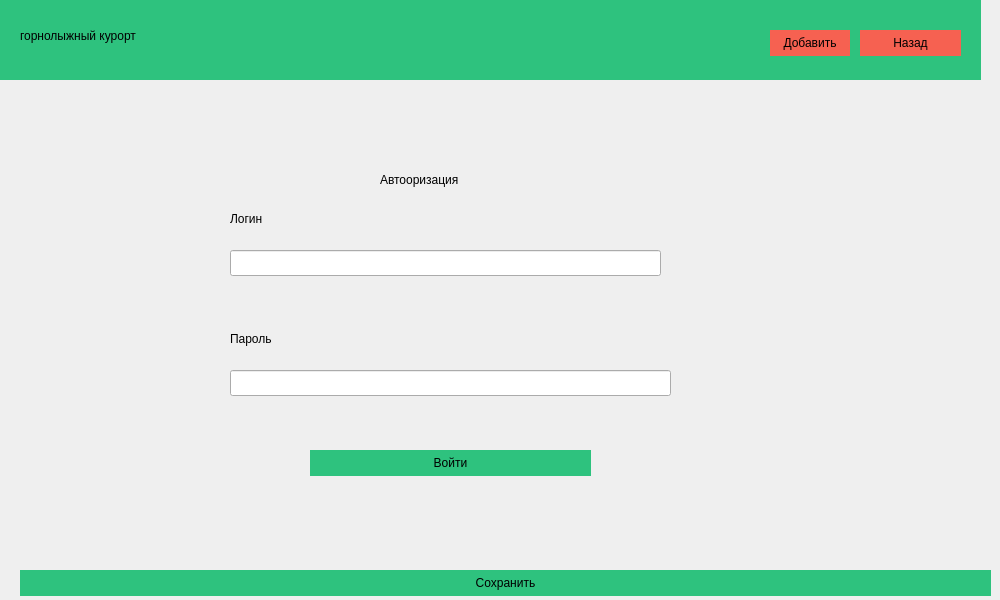
<?xml version="1.0" encoding="UTF-8"?>
<ui version="4.0">
 <class>Dialog</class>
 <widget class="QDialog" name="Dialog">
  <property name="geometry">
   <rect>
    <x>0</x>
    <y>0</y>
    <width>1000</width>
    <height>600</height>
   </rect>
  </property>
  <property name="minimumSize">
   <size>
    <width>1000</width>
    <height>600</height>
   </size>
  </property>
  <property name="windowTitle">
   <string>Dialog</string>
  </property>
  <property name="styleSheet">
   <string notr="true">QPushButton{
background-color:rgb(5, 150, 255);
color:rgb(255 255, 255);
border: 0px;
}
QWidget
{font:&quot;Comic Sans MS&quot;;}</string>
  </property>
  <widget class="QStackedWidget" name="stackedWidget">
   <property name="geometry">
    <rect>
     <x>-20</x>
     <y>90</y>
     <width>1011</width>
     <height>431</height>
    </rect>
   </property>
   <property name="currentIndex">
    <number>5</number>
   </property>
   <widget class="QWidget" name="manager">
    <widget class="QLabel" name="label_15">
     <property name="geometry">
      <rect>
       <x>500</x>
       <y>70</y>
       <width>121</width>
       <height>18</height>
      </rect>
     </property>
     <property name="text">
      <string>Админ</string>
     </property>
    </widget>
    <widget class="QTableWidget" name="tableWidget">
     <property name="geometry">
      <rect>
       <x>45</x>
       <y>101</y>
       <width>971</width>
       <height>411</height>
      </rect>
     </property>
    </widget>
   </widget>
   <widget class="QWidget" name="operator_2">
    <widget class="QLabel" name="label_16">
     <property name="geometry">
      <rect>
       <x>460</x>
       <y>40</y>
       <width>141</width>
       <height>20</height>
      </rect>
     </property>
     <property name="text">
      <string>Оператор</string>
     </property>
    </widget>
    <widget class="QTableWidget" name="tableWidget_4">
     <property name="geometry">
      <rect>
       <x>65</x>
       <y>91</y>
       <width>941</width>
       <height>371</height>
      </rect>
     </property>
    </widget>
   </widget>
   <widget class="QWidget" name="zakazchik">
    <widget class="QLabel" name="label_17">
     <property name="geometry">
      <rect>
       <x>460</x>
       <y>30</y>
       <width>58</width>
       <height>18</height>
      </rect>
     </property>
     <property name="text">
      <string>Клиент</string>
     </property>
    </widget>
    <widget class="QTableWidget" name="tableWidget_2">
     <property name="geometry">
      <rect>
       <x>45</x>
       <y>51</y>
       <width>981</width>
       <height>461</height>
      </rect>
     </property>
    </widget>
   </widget>
   <widget class="QWidget" name="master">
    <widget class="QTableWidget" name="tableWidget_3">
     <property name="geometry">
      <rect>
       <x>50</x>
       <y>70</y>
       <width>981</width>
       <height>441</height>
      </rect>
     </property>
    </widget>
    <widget class="QLabel" name="label_18">
     <property name="geometry">
      <rect>
       <x>490</x>
       <y>40</y>
       <width>81</width>
       <height>18</height>
      </rect>
     </property>
     <property name="text">
      <string>Консультант</string>
     </property>
    </widget>
    <widget class="QWidget" name="widget" native="true">
     <property name="geometry">
      <rect>
       <x>60</x>
       <y>0</y>
       <width>961</width>
       <height>31</height>
      </rect>
     </property>
    </widget>
   </widget>
   <widget class="QWidget" name="Addrequests">
    <widget class="QLabel" name="label_5">
     <property name="geometry">
      <rect>
       <x>350</x>
       <y>80</y>
       <width>81</width>
       <height>20</height>
      </rect>
     </property>
     <property name="text">
      <string>Дата начала</string>
     </property>
    </widget>
    <widget class="QLabel" name="label_6">
     <property name="geometry">
      <rect>
       <x>580</x>
       <y>80</y>
       <width>111</width>
       <height>18</height>
      </rect>
     </property>
     <property name="text">
      <string>Заявка</string>
     </property>
    </widget>
    <widget class="QLabel" name="label_7">
     <property name="geometry">
      <rect>
       <x>340</x>
       <y>150</y>
       <width>121</width>
       <height>18</height>
      </rect>
     </property>
     <property name="text">
      <string>Статус заявки</string>
     </property>
    </widget>
    <widget class="QLabel" name="label_8">
     <property name="geometry">
      <rect>
       <x>560</x>
       <y>150</y>
       <width>181</width>
       <height>18</height>
      </rect>
     </property>
     <property name="text">
      <string>Дата закрытия</string>
     </property>
    </widget>
    <widget class="QLabel" name="label_9">
     <property name="geometry">
      <rect>
       <x>330</x>
       <y>210</y>
       <width>121</width>
       <height>20</height>
      </rect>
     </property>
     <property name="text">
      <string>Номер консультанта</string>
     </property>
    </widget>
    <widget class="QLabel" name="label_11">
     <property name="geometry">
      <rect>
       <x>340</x>
       <y>260</y>
       <width>101</width>
       <height>18</height>
      </rect>
     </property>
     <property name="text">
      <string>Номер клиента</string>
     </property>
    </widget>
    <widget class="QLabel" name="label_12">
     <property name="geometry">
      <rect>
       <x>580</x>
       <y>260</y>
       <width>111</width>
       <height>18</height>
      </rect>
     </property>
     <property name="text">
      <string>код клиента</string>
     </property>
    </widget>
    <widget class="QLabel" name="label_13">
     <property name="geometry">
      <rect>
       <x>340</x>
       <y>330</y>
       <width>131</width>
       <height>18</height>
      </rect>
     </property>
     <property name="text">
      <string>время заказа</string>
     </property>
    </widget>
    <widget class="QLabel" name="label_14">
     <property name="geometry">
      <rect>
       <x>560</x>
       <y>330</y>
       <width>141</width>
       <height>18</height>
      </rect>
     </property>
     <property name="text">
      <string>Время в минутах</string>
     </property>
    </widget>
    <widget class="QLineEdit" name="lineEdit_3">
     <property name="geometry">
      <rect>
       <x>330</x>
       <y>110</y>
       <width>113</width>
       <height>26</height>
      </rect>
     </property>
    </widget>
    <widget class="QLineEdit" name="lineEdit_4">
     <property name="geometry">
      <rect>
       <x>560</x>
       <y>110</y>
       <width>113</width>
       <height>26</height>
      </rect>
     </property>
    </widget>
    <widget class="QLineEdit" name="lineEdit_5">
     <property name="geometry">
      <rect>
       <x>330</x>
       <y>180</y>
       <width>113</width>
       <height>26</height>
      </rect>
     </property>
    </widget>
    <widget class="QLineEdit" name="lineEdit_6">
     <property name="geometry">
      <rect>
       <x>560</x>
       <y>180</y>
       <width>113</width>
       <height>26</height>
      </rect>
     </property>
    </widget>
    <widget class="QLineEdit" name="lineEdit_7">
     <property name="geometry">
      <rect>
       <x>330</x>
       <y>230</y>
       <width>113</width>
       <height>26</height>
      </rect>
     </property>
    </widget>
    <widget class="QLineEdit" name="lineEdit_9">
     <property name="geometry">
      <rect>
       <x>330</x>
       <y>290</y>
       <width>113</width>
       <height>26</height>
      </rect>
     </property>
    </widget>
    <widget class="QLineEdit" name="lineEdit_10">
     <property name="geometry">
      <rect>
       <x>560</x>
       <y>290</y>
       <width>113</width>
       <height>26</height>
      </rect>
     </property>
    </widget>
    <widget class="QLineEdit" name="lineEdit_11">
     <property name="geometry">
      <rect>
       <x>330</x>
       <y>360</y>
       <width>113</width>
       <height>26</height>
      </rect>
     </property>
    </widget>
    <widget class="QLineEdit" name="lineEdit_12">
     <property name="geometry">
      <rect>
       <x>560</x>
       <y>360</y>
       <width>113</width>
       <height>26</height>
      </rect>
     </property>
    </widget>
   </widget>
   <widget class="QWidget" name="Avtarisation">
    <widget class="QLabel" name="label">
     <property name="geometry">
      <rect>
       <x>400</x>
       <y>80</y>
       <width>171</width>
       <height>20</height>
      </rect>
     </property>
     <property name="text">
      <string>Автооризация </string>
     </property>
    </widget>
    <widget class="QLabel" name="label_2">
     <property name="geometry">
      <rect>
       <x>250</x>
       <y>120</y>
       <width>58</width>
       <height>18</height>
      </rect>
     </property>
     <property name="text">
      <string>Логин</string>
     </property>
    </widget>
    <widget class="QLabel" name="label_3">
     <property name="geometry">
      <rect>
       <x>250</x>
       <y>240</y>
       <width>58</width>
       <height>18</height>
      </rect>
     </property>
     <property name="text">
      <string>Пароль</string>
     </property>
    </widget>
    <widget class="QLineEdit" name="lineEdit">
     <property name="geometry">
      <rect>
       <x>250</x>
       <y>160</y>
       <width>431</width>
       <height>26</height>
      </rect>
     </property>
    </widget>
    <widget class="QLineEdit" name="lineEdit_2">
     <property name="geometry">
      <rect>
       <x>250</x>
       <y>280</y>
       <width>441</width>
       <height>26</height>
      </rect>
     </property>
     <property name="echoMode">
      <enum>QLineEdit::Password</enum>
     </property>
    </widget>
    <widget class="QPushButton" name="pushButton">
     <property name="geometry">
      <rect>
       <x>330</x>
       <y>360</y>
       <width>281</width>
       <height>26</height>
      </rect>
     </property>
     <property name="styleSheet">
      <string notr="true">background-color: rgb(46, 194, 126);</string>
     </property>
     <property name="text">
      <string>Войти</string>
     </property>
    </widget>
    <widget class="QLabel" name="error">
     <property name="geometry">
      <rect>
       <x>30</x>
       <y>400</y>
       <width>991</width>
       <height>20</height>
      </rect>
     </property>
     <property name="styleSheet">
      <string notr="true">color:rgb(224, 27, 36)</string>
     </property>
     <property name="text">
      <string/>
     </property>
    </widget>
   </widget>
  </widget>
  <widget class="QPushButton" name="saveButton">
   <property name="geometry">
    <rect>
     <x>20</x>
     <y>570</y>
     <width>971</width>
     <height>26</height>
    </rect>
   </property>
   <property name="styleSheet">
    <string notr="true">background-color: rgb(46, 194, 126);</string>
   </property>
   <property name="text">
    <string>Сохранить</string>
   </property>
  </widget>
  <widget class="QWidget" name="widget_2" native="true">
   <property name="geometry">
    <rect>
     <x>0</x>
     <y>0</y>
     <width>981</width>
     <height>80</height>
    </rect>
   </property>
   <property name="styleSheet">
    <string notr="true">background-color: rgb(46, 194, 126);</string>
   </property>
   <widget class="QLabel" name="label_19">
    <property name="geometry">
     <rect>
      <x>170</x>
      <y>30</y>
      <width>291</width>
      <height>18</height>
     </rect>
    </property>
    <property name="text">
     <string/>
    </property>
   </widget>
   <widget class="QPushButton" name="pushButton_2">
    <property name="geometry">
     <rect>
      <x>770</x>
      <y>30</y>
      <width>80</width>
      <height>26</height>
     </rect>
    </property>
    <property name="styleSheet">
     <string notr="true">background-color:rgb(246, 97, 81)</string>
    </property>
    <property name="text">
     <string>Добавить</string>
    </property>
   </widget>
   <widget class="QPushButton" name="pushButton_3">
    <property name="geometry">
     <rect>
      <x>860</x>
      <y>30</y>
      <width>101</width>
      <height>26</height>
     </rect>
    </property>
    <property name="styleSheet">
     <string notr="true">background-color:rgb(246, 97, 81)</string>
    </property>
    <property name="text">
     <string>Назад</string>
    </property>
   </widget>
   <widget class="QLabel" name="label_4">
    <property name="geometry">
     <rect>
      <x>20</x>
      <y>20</y>
      <width>251</width>
      <height>31</height>
     </rect>
    </property>
    <property name="text">
     <string>горнолыжный курорт</string>
    </property>
   </widget>
  </widget>
 </widget>
 <resources/>
 <connections/>
</ui>
